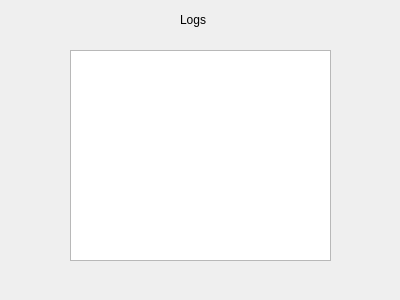
<?xml version="1.0" encoding="UTF-8"?>
<ui version="4.0">
 <class>Logs</class>
 <widget class="QDialog" name="Logs">
  <property name="geometry">
   <rect>
    <x>0</x>
    <y>0</y>
    <width>400</width>
    <height>300</height>
   </rect>
  </property>
  <property name="windowTitle">
   <string>Dialog</string>
  </property>
  <widget class="QTextEdit" name="textEdit">
   <property name="geometry">
    <rect>
     <x>70</x>
     <y>50</y>
     <width>261</width>
     <height>211</height>
    </rect>
   </property>
  </widget>
  <widget class="QLabel" name="label">
   <property name="geometry">
    <rect>
     <x>180</x>
     <y>10</y>
     <width>63</width>
     <height>20</height>
    </rect>
   </property>
   <property name="text">
    <string>Logs</string>
   </property>
  </widget>
 </widget>
 <resources/>
 <connections/>
</ui>
